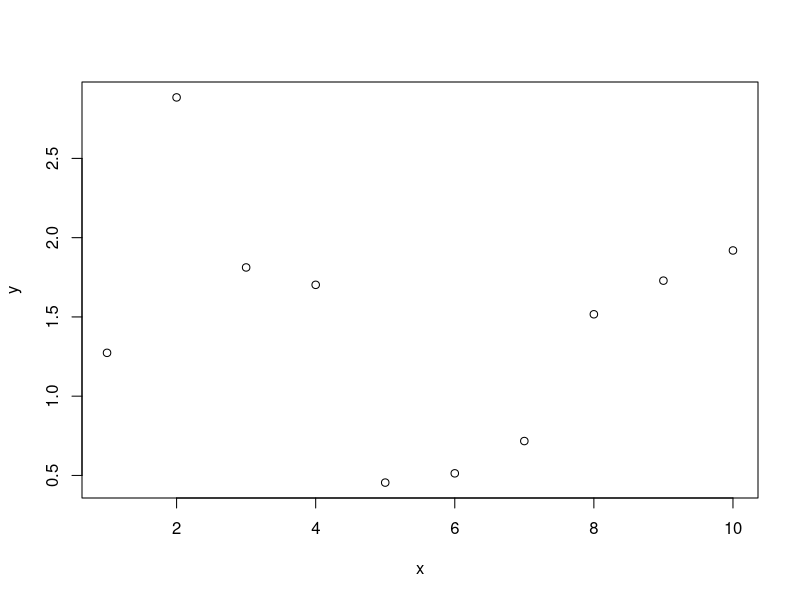
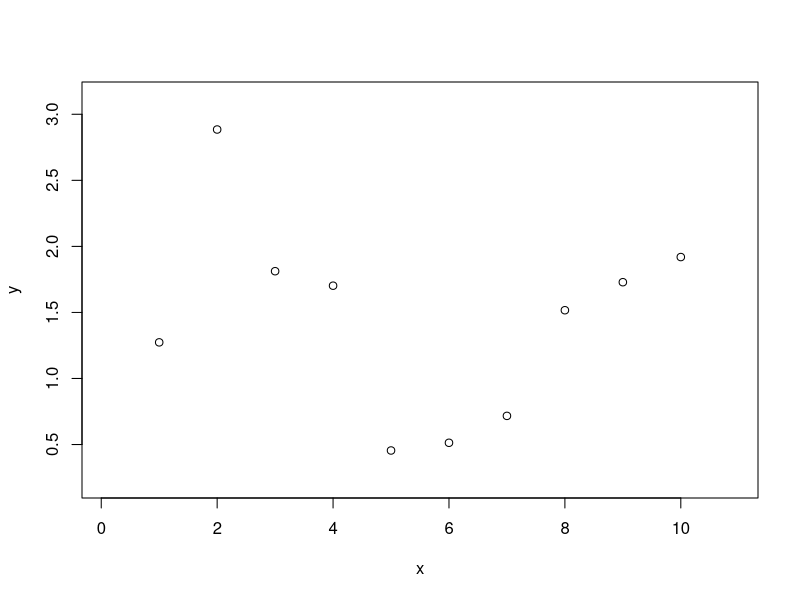
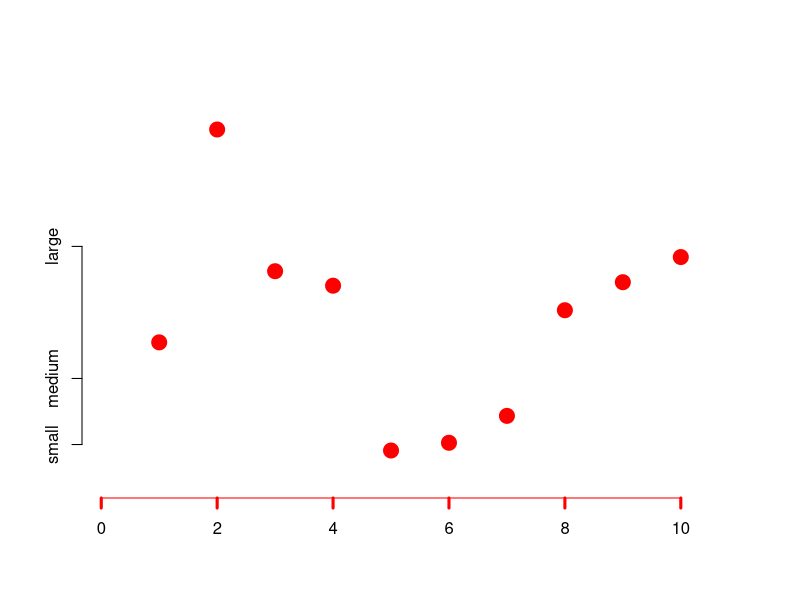
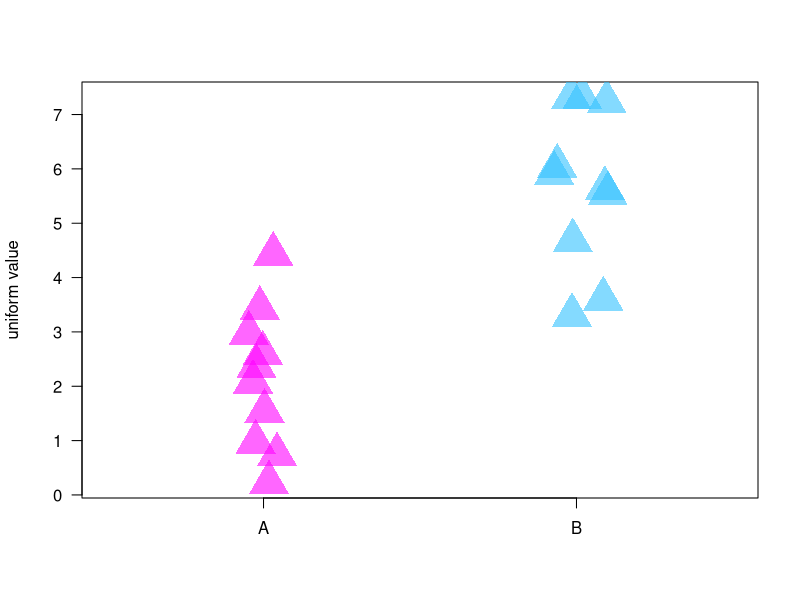

Recreate these plots in R, in order.
#
# make figures from scratch
#
# graph constants
cex.c <- c(1.5, 4)
alpha <- 99
col.c <- c(paste("#FF00FF",alpha, sep = ""), 
           paste("#33C2FF",alpha, sep = ""))
jitter.c <- 2.5
pch.c <- 17


# simulate data to make graph
n <- 10           # sample size
x <- c(1:n)       # x values for graph
y <- runif(n,0,3) # y values for graph

plot(x, y)

# set the length of the x and y axis through xlim
margin.x <- 0.1 * (max(x) - min(x))
margin.y <- 0.1 * (max(y) - min(y))
xlim.1 <- c(min(x)-margin.x, max(x) + margin.x)
ylim.1 <- c(min(y)-margin.y, max(y) + margin.y)

# plot with new x limits
plot(x,y, xlim = xlim.1, ylim = ylim.1)

# let's make an empty graphic sheet of size xlim.1 and ylim.1
plot(NA,ylim = ylim.1, xlim = xlim.1, xlab = "", ylab = "", 
     xaxt = "n", yaxt = "n", bty = "n")

points( x, y, pch = 19, cex = 2, col = "red")
axis(1,col = "red", lwd.ticks = 3) 
axis(2, c(0.5, 1,2), labels = c("small", "medium", "large"))

# let's make a dot plot with two groups and a numeric variable
A <- runif(10, 0,5)
B <- runif(10, 3,8)
# set the axis limits
xlim.2 <- c(0.5, 2.5)
ylim.2 <- c(min(c(A,B)), max(c(A,B)))

plot(NA,ylim = ylim.2, xlim = xlim.2, xlab = "", ylab = "uniform value", 
     xaxt = "n", las = 1)
axis(side = 1, c(1,2), c("A", "B"))
# add the points for A
points(jitter(rep(1, length(A)), jitter.c), A, cex = cex.c[2], pch = pch.c, 
       col = col.c[1])
points(jitter(rep(2, length(B)),jitter.c), B, cex = cex.c[2], pch = pch.c,
       col = col.c[2])
